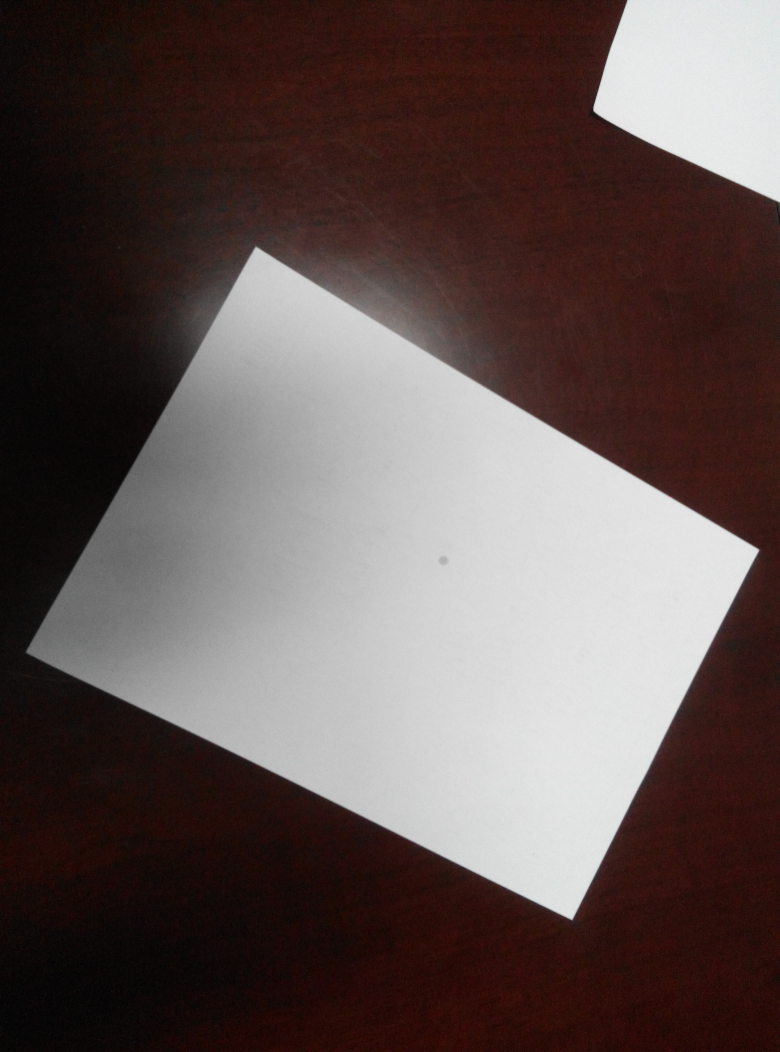
//> input picture Ex2/Dataset/4.jpg, 3120 x 4208 px (shown at 1/4 size)
$ ./final ../../Ex2/Dataset/4.jpg   (built with g++ and OpenCV 4)
//> lines starting //> are read from the running program, lines starting //| are printed output that depends on the picture; after the words box and inside, x2 and y2 are one past the last pixel; in counts of white or black regions, pixels touching at a corner belong together
//> further down, srcImg is the input picture: 4208 rows x 3120 cols, CV_8UC3; mean B, G, R 80.4, 82.5, 95.9
### Final Project/src/otherProcessing.h
#ifndef OPHEADER
#define OPHEADER

#include <iostream>
#include <cstdio>
#include <opencv2/imgproc/imgproc.hpp>
#include <opencv2/highgui/highgui.hpp>
#include <opencv2/opencv.hpp>
#include <cmath>

using namespace cv;
using namespace std;

Mat rotation(Mat srcImg, double angle);
void adjustStyle(vector<vector<Mat> >& srcImg);
vector<vector<Mat> > addBorder(vector<vector<Mat> > srcImg);

#endif

### Final Project/src/segmentation.h
#ifndef SHEADER
#define SHEADER

#include "otherProcessing.h"
#include <iostream>
#include <cstdio>
#include <opencv2/imgproc/imgproc.hpp>
#include <opencv2/highgui/highgui.hpp>
#include <opencv2/opencv.hpp>
#include <cmath>

using namespace cv;
using namespace std;

void stripSegmentation(Mat grayImg, Mat* retImg, int& size);
bool cmp(Rect a, Rect b);
void characterSegmentation(Mat* srcImg, int numberOfStrips, vector<vector<Mat> >& retImg);
void segmentation(Mat grayImg, vector<vector<Mat> >& retImg);

#endif

### Final Project/src/skewCorrection.h
#ifndef SCHEADER
#define SCHEADER

#include <iostream>
#include <cstdio>
#include <opencv2/imgproc/imgproc.hpp>
#include <opencv2/highgui/highgui.hpp>
#include <opencv2/opencv.hpp>
#include <cmath>

using namespace cv;
using namespace std;

struct myLine;
bool lineCmp(const Vec2f& a, const Vec2f& b);
bool pointCmp(const Point2f& a, const Point2f& b);
Mat skewCorrection(Mat srcImg);

#endif

### Final Project/src/otherProcessing.cpp
#include"otherProcessing.h"

// Rotate image
// [27 lines left out: function rotation, not called in this run]

void adjustStyle(vector<vector<Mat> >& srcImg) {
    for ( int i = 0; i < srcImg.size(); ++i ) {
        // cout << "Width and Height " << srcImg[i][0].cols << " " << srcImg[i][0].rows << endl;
        for ( int j = 0; j < srcImg[i].size(); ++j ) {
            // Resize to 28 * 28.
            resize(srcImg[i][j], srcImg[i][j], Size(28, 28));

            // Dilate
            int size = 1;
            Mat element = getStructuringElement(MORPH_RECT,
                                       Size(2 * size + 1, 2 * size + 1),
                                       Point(size, size));
            dilate(srcImg[i][j], srcImg[i][j], element);


            // [15 lines of commented-out code are left out]
        }
    }
}

vector<vector<Mat> > addBorder(vector<vector<Mat> > srcImg) {
    vector<vector<Mat> > retImg;
    for ( int i = 0; i < srcImg.size(); ++i ) {
        vector<Mat> partialRetImg;
        for ( int j = 0; j < srcImg[i].size(); ++j ) {
            int width = srcImg[i][j].cols;
            int height = srcImg[i][j].rows;
            Mat dstImg;

            // Binarized
            adaptiveThreshold(srcImg[i][j], dstImg, 255,
                ADAPTIVE_THRESH_GAUSSIAN_C, THRESH_BINARY_INV, 35, 27);

            if ( width < height ) {
                copyMakeBorder(dstImg, dstImg, 0, 0, (height - width) / 2, (height - width) / 2,
                    BORDER_CONSTANT, Scalar(0, 0, 0));
                partialRetImg.push_back(dstImg);
            } else {
                partialRetImg.push_back(srcImg[i][j]);
            }
        }

        retImg.push_back(partialRetImg);
    }

    return retImg;
}

### Final Project/src/segmentation.cpp
#include "segmentation.h"

void stripSegmentation(Mat grayImg, Mat* retImg, int& size) {
	Mat binarizedImg;

	adaptiveThreshold(grayImg, binarizedImg, 255, ADAPTIVE_THRESH_GAUSSIAN_C, THRESH_BINARY_INV, 35, 27);

	int frequency[500];
	memset(frequency, 0, sizeof(frequency));

	//cout << binarizedImg.rows << " " << binarizedImg.cols << endl;

	// Calculate the frequency of white pixels for each col.
	for (int j = 0; j < binarizedImg.rows; ++j) {
		for (int i = 0; i < binarizedImg.cols; ++i) {
			if (binarizedImg.at<uchar>(j, i) == 255) {
				++frequency[i];
			}
		}
	}

	// [9 lines of commented-out code are left out]
	const int valueThreshold = 2;
	const int timesThreshold = 5;

	int contLowTimes[500];
	memset(contLowTimes, 0, sizeof(contLowTimes));
	contLowTimes[0] = 1;
	for (int i = 1; i < binarizedImg.cols; ++i) {
		if (frequency[i] <= valueThreshold) {
			contLowTimes[i] = contLowTimes[i - 1] + 1;
		}
		else {
			contLowTimes[i] = 0;
		}
	}

	for (int i = 0; i < binarizedImg.cols - 1; ++i) {
		if (contLowTimes[i] <= timesThreshold && contLowTimes[i + 1] == 0) {
			for (int j = i; j >= 0; --j) {
				if (contLowTimes[j] == 0) {
					break;
				}
				contLowTimes[j] = 0;
			}
		}
	}

	// [7 lines of commented-out code are left out]

	vector<int> pos;
	for (int i = 1; i < binarizedImg.cols; ++i) {
		if (contLowTimes[i] == 0 && contLowTimes[i - 1] != 0) {
			pos.push_back(i);
		}
		else if (contLowTimes[i] != 0 && contLowTimes[i - 1] == 0) {
			pos.push_back(i - 1);
		}
	}

	cout << "=====Dividing Point=====" << endl;
	for (int i = 0; i < pos.size(); ++i) {
		cout << pos[i] << " ";
	}
	cout << endl << endl;

	const int extendedBoundary = 0;
	size = pos.size() / 2;
	Mat croppedImg[5];

	for (int i = 0; i < size; ++i) {
		grayImg(Rect(pos[i * 2] - extendedBoundary, 0,
			pos[i * 2 + 1] - pos[i * 2] + extendedBoundary, grayImg.rows)).copyTo(croppedImg[i]);

		// Rotate 90 degrees clockwise.
		retImg[i] = rotation(croppedImg[i], 270);
	}
}

bool cmp(Rect a, Rect b) {
	return a.x < b.x;
}

void characterSegmentation(Mat* srcImg, int numberOfStrips, vector<vector<Mat> >& retImg) {
	//cout << "=====Bounding Width=====" << endl;
	const int widthLower = 5;
	const int widthHigher = 100;

	for (int i = 0; i < numberOfStrips; ++i) {
		vector<Mat> partialVector;
		Mat stripImg = srcImg[i].clone();
		//Canny(stripImg, stripImg, 100, 200, 3);
		adaptiveThreshold(stripImg, stripImg, 255, ADAPTIVE_THRESH_GAUSSIAN_C, THRESH_BINARY_INV, 35, 27);

		int size = 1;
		Mat element = getStructuringElement(MORPH_RECT,
			Size(2 * size + 1, 2 * size + 1),
			Point(size, size));
		dilate(stripImg, stripImg, element);

		vector<vector<Point> > contours;
		// Ref: http://docs.opencv.org/2.4/modules/imgproc/doc/structural_analysis_and_shape_descriptors.html?highlight=findcontours#findcontours
		// This fuction will modify the source image.
		findContours(stripImg, contours, CV_RETR_EXTERNAL, CV_CHAIN_APPROX_SIMPLE, Point(0, 0));

		vector<Rect> boundingVector;
		for (int j = 0; j < contours.size(); ++j) {
			Rect bounding = boundingRect(contours[j]);
			// http://docs.opencv.org/2.4/modules/core/doc/drawing_functions.html
			// If the width of the region is too big or small, the region will never contain a digit.
			if (bounding.width > widthHigher || bounding.width < widthLower) {
				continue;
			}

			boundingVector.push_back(bounding);

			//drawContours(srcImg[i], contours, j, Scalar(0, 0, 0));
		}

		sort(boundingVector.begin(), boundingVector.end(), cmp);

		for (int j = 0; j < boundingVector.size(); ++j) {
			/* The region generated by boundingRect does not completely contain the didit.
			* The cropped region has the same height as srcImg so that there is nothing left.
			*/
			//Rect bounding = boundingVector[j];
			//rectangle(srcImg[i], Point(bounding.x, 0), Point(bounding.x + bounding.width, bounding.height), Scalar(0, 0, 0));

			Mat tmpImg;
			srcImg[i](Rect(boundingVector[j].x, 0, boundingVector[j].width, srcImg[i].rows)).copyTo(tmpImg);
			partialVector.push_back(tmpImg);
		}

		retImg.push_back(partialVector);
	}
}


void segmentation(Mat grayImg, vector<vector<Mat> >& retImg) {
	Mat stripImg[5];
	int numberOfStrips;
	stripSegmentation(grayImg, stripImg, numberOfStrips);
	characterSegmentation(stripImg, numberOfStrips, retImg);
}

### Final Project/src/skewCorrection.cpp
#include "skewCorrection.h"

// Store line info.
struct myLine {
    double m; // Slope of the line
    double c; // Intercept of the line
    bool vertical; // True if the line is parallel to y-axis
};


// Line comparison function based on theta.
bool lineCmp(const Vec2f& a, const Vec2f& b) {
    const double threshold = 0.1;
    if ( abs(a[1] - b[1]) < threshold  ) {
        return a[0] < b[0];
    }
    return a[1] < b[1];
}

// Point comparison function
bool pointCmp(const Point2f& a, const Point2f& b) {
    return a.x + a.y < b.x + b.y;
}


Mat skewCorrection(Mat srcImg) {
    Mat dstImg, srcGray, srcBlur, edge;

    // Ref: http://docs.opencv.org/2.4/modules/imgproc/doc/geometric_transformations.html#resize
    resize(srcImg, srcImg, Size(), 1, 1);

    // Ref: http://docs.opencv.org/2.4/doc/tutorials/imgproc/imgtrans/canny_detector/canny_detector.html
    // Transfrom to gray scale.
    cvtColor(srcImg, srcGray, CV_BGR2GRAY);

    // Blur the image to erase some noise.
    blur(srcGray, srcBlur, Size(3, 3));

    // Set thresholds for Canny
    const int lowThreshold = 125;
    const int highThreshold = 500;
    const int kernel_size = 3;
    Canny(srcBlur, edge, lowThreshold, highThreshold, kernel_size);
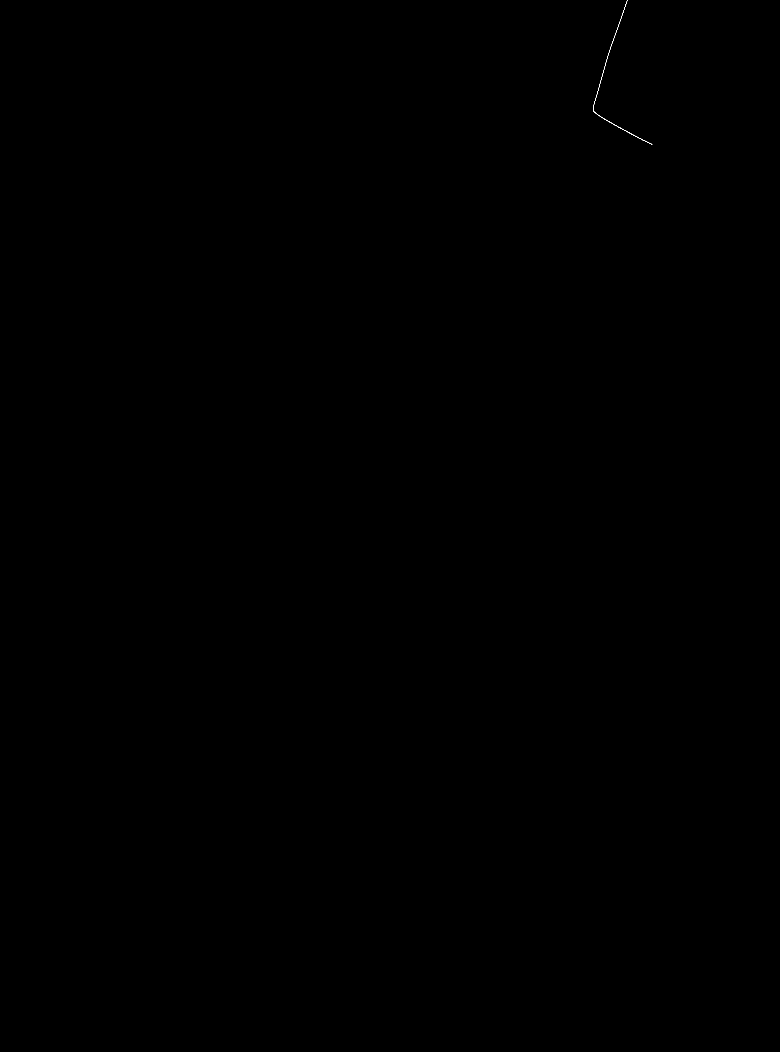
//> edge: 4208 rows x 3120 cols, CV_8UC1 (shown at 1/4 size); 0.01% white in thin lines or dots, all inside (x1, y1, x2, y2) = (2372, 0, 2609, 579)

    // Ref: http://docs.opencv.org/2.4/doc/tutorials/imgproc/imgtrans/hough_lines/hough_lines.html
    // Set parameters for hough transform
    const float rho = 1;
    const float theta = CV_PI / 100;
    const int threshold = 81;
    vector<Vec2f> lines;
    vector<myLine> mls;

    HoughLines(edge, lines, rho, theta, threshold, 0, 0);
//> lines = 4 lines (rho, theta): [2362, 0.35], [-747, 2.07], [2398, 0.28], [-669, 2.04]


    /*** Pre-process lines and output line equations ***/

    // Sort lines based primarily on theta
    sort(lines.begin(), lines.end(), lineCmp);
//> lines = 4 items: [2362, 0.35], [2398, 0.28], [-747, 2.07], [-669, 2.04]

    // Move lines with theta near 3.1, which is vertical lines to the front.
    int last = lines.size() - 1;
//> last = 3
    const double minTheta = 0.1;
    const double maxTheta = 3.1;
    const double rhoThreshold = 50;
    /*
     * If the first line has theta near zero while the last line has theta near PI,
     * they are almost parallel, so move the last line to the front.
     */
    while ( lines[0][1] <= minTheta && lines[last][1] >= maxTheta ) {
        vector<Vec2f>::iterator it = lines.begin() + 1;
        for ( size_t i = 1; i < last; ++i ) {
            if ( lines[i][1] <= minTheta && abs(lines[0][0] - lines[i][0]) < rhoThreshold ) {
                ++it;
            }
        }
        lines.insert(it, lines[last]);
        it = lines.end() - 1;
        lines.erase(it);
    }
//> this loop made 0 passes

    // [9 lines of commented-out code are left out]

    for ( size_t i = 0; i < lines.size(); i++ ) {
        float rho = lines[i][0], theta = lines[i][1];

        // Eliminate lines that are close to each other.
        const float deltaRho = 150;
        const float deltaTheta = 0.25;
                      //  When rhos are very close and
        if ( i > 0 && abs(abs(rho) - abs(lines[i - 1][0])) < deltaRho &&
            ( abs(CV_PI - (theta + lines[i - 1][1])) < deltaTheta || abs(theta - lines[i - 1][1]) < deltaTheta ) ) {
            // When one theta is near PI and the other is near 0 or thetas are very close.
            vector<Vec2f>::iterator it = lines.begin() + i;
            lines.erase(it);
            --i;
            continue;
        }

        // Eliminate wrong lines.
        if ( i > 0 && i < lines.size() - 1 &&
             // When the line is not parallel to the two sides
             abs(theta - lines[i - 1][1]) > deltaTheta && abs(theta - lines[i + 1][1]) > deltaTheta &&
             abs(CV_PI - (theta + lines[i - 1][1])) > deltaTheta ) {
             // When one theta is near PI and the other is near 0
            vector<Vec2f>::iterator it = lines.begin() + i;
            lines.erase(it);
            --i;
            continue;
        }

        // cout << "rho: " << rho << "  theta: " << theta << endl;

        // Draw a line by two points.
        Point pt1, pt2;
        double a = cos(theta), b = sin(theta);
        double x0 = a * rho, y0 = b * rho;
        pt1.x = cvRound(x0 + 1000 * (-b));
        pt1.y = cvRound(y0 + 1000 * (a));
        pt2.x = cvRound(x0 - 1000 * (-b));
        pt2.y = cvRound(y0 - 1000 * (a));
        // Draw red edges.
        //line(srcImg, pt1, pt2, Scalar(0, 0, 255), 3, CV_AA);

        struct myLine ml;
        // Deal with lines parallel to y-axis.
        if ( b == 0 ) {
            ml.vertical = 1;
            ml.c = rho;
            // printf("Line equation: x = %lf\n", rho);
        } else {
            ml.vertical = 0;
            // m for slope and c for y-intercept.
            double m = -a / b, c = rho / b;
            ml.m = m;
            ml.c = c;
            // printf("Line equation: y = (%lfx) + (%lf)\n", m ,c);
        }

        mls.push_back(ml);
    }
//> this loop made 4 passes
//> (rho, theta, a, b, x0, y0, m, c) on passes 1, 3: (2362, 0.346, 0.941, 0.339, 2222.4, 800.1, -2.78, 6972.9), (-747, 2.07, -0.482, 0.876, 359.9, -654.6, 0.55, -852.4)

    // cout << "------------------" << endl << endl;


    /*** Output point coordinates ***/

    // cout << "------------------" << endl << "All points:" << endl;
    vector<Point2f> pts;
    // Calculate line-line intersection.
    // Ref: https://en.wikipedia.org/wiki/Line–line_intersection
    for ( int i = 0; i < 2; ++i ) {
        for ( int j = 2; j < 4; ++j ) {
            double a = mls[i].m, b = mls[j].m;
            double c = mls[i].c, d = mls[j].c;
            double x, y;
            // If slope = inf
            if ( mls[i].vertical == 1 ) {
                x = c;
                y = b * c + d;
            } else {
                x = (d - c) / (a - b);
                y = (a * d - b * c) / (a - b);
            }
            // printf("Point: (%lf, %lf)\n", x, y);
            Point2f pt1;
            pt1.x = x;
            pt1.y = y;
            pts.push_back(pt1);
            // Draw blue corner points
            //line(srcImg, pt1, pt1, Scalar(255, 0, 0), 12, CV_AA);
        }
    }
//> this loop made 2 passes
//> after the loop, pts = 4 Points (x, y): [2510.4, 0], [2510.4, 0], [1550.6, 0], [1550.6, 0]

    // cout << "------------------" << endl << endl;

    // imshow("Display Image", srcImg);

    /*** Deskew ***/

    double rotationAngle = lines[0][1] / CV_PI * 180;
//> rotationAngle = 19.8
    const double rotationThreshold = 0.1;
    // Rotate 90 degree clockwise for horizontal papers, e.g. 2.jpg and 4.jpg.
    if ( lines[0][1] > rotationThreshold ) {
        rotationAngle -= 90;
//> rotationAngle = -70.2
    }

    // Calculate the center of the paper, which is later used for rotation.
    Point center;
    center.x = (pts[0].x + pts[1].x + pts[2].x + pts[3].x) / 4;
//> center = Point(2030, 0)
    center.y = (pts[0].y + pts[1].y + pts[2].y + pts[3].y) / 4;
    //line(srcImg, center, center, Scalar(0, 255, 0), 12, CV_AA);

    Mat rotatedImg;
    Mat rotationMatrix;

    // cout << endl << "Rotation angle: " << rotationAngle << endl;

    // Deal with 2.jpg in final project.
    if ( rotationAngle < -10 ) {
        rotationAngle += 180;
//> rotationAngle = 109.8
    }

    // Ref: http://docs.opencv.org/2.4/doc/tutorials/imgproc/imgtrans/warp_affine/warp_affine.html
    rotationMatrix = getRotationMatrix2D(center, rotationAngle, 1);
//> rotationMatrix = [[-0.339, 0.941, 2717.6], [-0.941, -0.339, 1910]]
    warpAffine(srcImg, rotatedImg, rotationMatrix, rotatedImg.size());
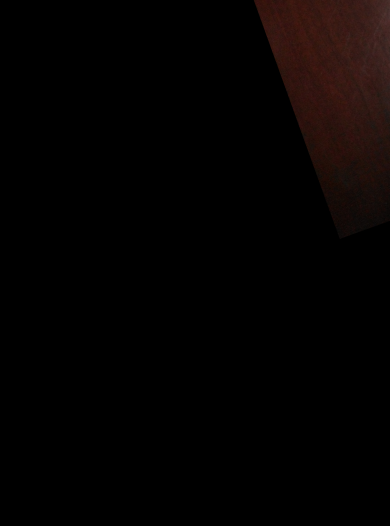
//> rotatedImg: 4208 rows x 3120 cols, CV_8UC3 (shown at 1/8 size); mean B, G, R 1.7, 2.2, 4.8
    // Map the points to the rotated image
    transform(pts, pts, rotationMatrix);
//> pts = 4 Points (x, y): [1867.3, -452], [1867.3, -452], [2192.4, 451.1], [2192.4, 451.1]

    if ( srcImg.rows < srcImg.cols ) {
        /*
         * Rotate 90 degree clockwise for horizontal papers and diminish their sizes.
         * Otherwise, the papers will exceed the bound of the images.
         */
        const float scale = 0.75;
        rotationMatrix = getRotationMatrix2D(center, 90, scale);
        warpAffine(rotatedImg, rotatedImg, rotationMatrix, rotatedImg.size() );
        transform(pts, pts, rotationMatrix);
    }

    /*** transform to rectangle ***/

    // Sort the points to determine the position of each point.
    sort(pts.begin(), pts.end(), pointCmp);

    /*
    cout << "Four new points: " << endl;
    for ( int i = 0; i < pts.size(); ++i ) {
        cout << pts[i].x << ", " << pts[i].y << endl;
    }
    */

    // Set standard points

    const int lx = 130;
    const int ly = 160;
    const int rx = 510;
    const int ry = 720;

    // [6 lines of commented-out code are left out]

    const int width = rx - lx;
    const int height = ry - ly;
    Point2f topLeft;
    topLeft.x = lx;
    topLeft.y = ly;
    Point2f topRight;
    topRight.x = rx;
    topRight.y = ly;
    Point2f bottomLeft;
    bottomLeft.x = lx;
    bottomLeft.y = ry;
    Point2f bottomRight;
    bottomRight.x = rx;
    bottomRight.y = ry;
    vector<Point2f> standardPoints;
    standardPoints.push_back(topLeft);
    standardPoints.push_back(topRight);
    standardPoints.push_back(bottomLeft);
    standardPoints.push_back(bottomRight);

    // Ref: http://docs.opencv.org/2.4/modules/imgproc/doc/geometric_transformations.html
    // Assertion failed: https://groups.google.com/forum/?fromgroups=#!topic/android-opencv/CPDMJsmYVBI
    Mat perspectiveMatrix;
    perspectiveMatrix = getPerspectiveTransform(pts, standardPoints);
//> perspectiveMatrix = [[-0.000321, 0.000116, 0.652], [-0.000374, 0.000134, 0.758], [-5.13e-07, 1.85e-07, 0.00104]]

    Mat perspectiveImg(800, 800, rotatedImg.type());
    warpPerspective(rotatedImg, perspectiveImg, perspectiveMatrix, perspectiveImg.size());
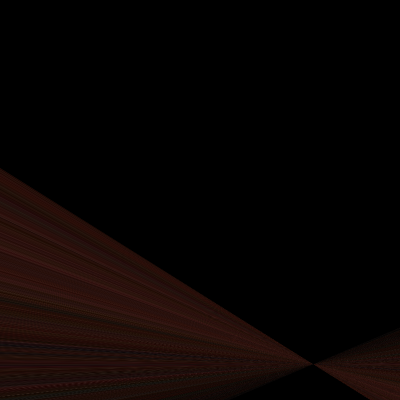
//> perspectiveImg: 800 rows x 800 cols, CV_8UC3 (shown at 1/2 size); mean B, G, R 2.9, 4.2, 9.7

    // Ref: http://stackoverflow.com/questions/8267191/how-to-crop-a-cvmat-in-opencv
    // Region of interest, which is used to crop the image.
    Rect myROI(lx, ly, width, height);

    Mat croppedImg = perspectiveImg(myROI);
    Mat boundaryRemovedImg(croppedImg, Rect(8, 8, croppedImg.cols - 16, croppedImg.rows - 16));

    // imshow("Display Image", croppedImg);
    // waitKey(0);

    return boundaryRemovedImg;
}

### Final Project/src/final.cpp
#include <iostream>
#include <cstdio>
#include <cmath>
#include <fstream>
#include <iomanip>
#include "skewCorrection.h"
#include "segmentation.h"

using namespace cv;
using namespace std;

// Ref: http://docs.opencv.org/2.4/doc/tutorials/introduction/linux_gcc_cmake/linux_gcc_cmake.html#linux-gcc-usage
int main(int argc, char* argv[]) {
	if (argc != 2) {
		cout << "Please specify the path of the photo you want to test!" << endl;
		return -1;
	}

	Mat srcImg, deskewedImg, grayImg;
	srcImg = imread(argv[1]);
	if (!srcImg.data) {
		cout << "No image data" << endl;
		return -1;
	}

	// Ex3 skewCorrection.
	deskewedImg = skewCorrection(srcImg);

	// Convert to CV_8UC1
	cvtColor(deskewedImg, grayImg, CV_BGR2GRAY);
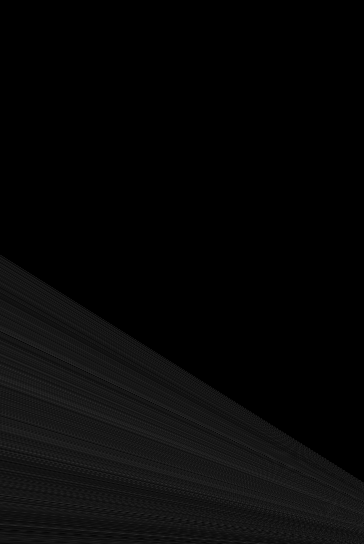
//> grayImg: 544 rows x 364 cols, CV_8UC1; min 0, max 44, mean 7.2

	// Segmentation
	vector<vector<Mat> > segmentedImg;
	segmentation(grayImg, segmentedImg);
//> after the loop in stripSegmentation, `for (int j = 0; j < binarizedImg.rows; ++j)`: frequency = 500 values from 0 to 0
//> after the loop in stripSegmentation, `for (int i = 1; i < binarizedImg.cols; ++i)`: contLowTimes = 500 values, max 364 at index 363, min 0 at index 364, mean 132.9
//> in stripSegmentation, `size = pos.size() / 2;`: size = 0
//> segmentedImg = 0 items

	// Other processings
	vector<vector<Mat> > retImg;
	retImg = addBorder(segmentedImg);
//> retImg = 0 items

	adjustStyle(retImg);


	for (int i = 0; i < retImg.size(); ++i) {
		for (int j = 0; j < retImg[i].size(); ++j) {

			char imgName[40];
			char imageNumber = argv[1][strlen(argv[1]) - 5];
			// http://stackoverflow.com/questions/347132/append-an-int-to-char
			sprintf(imgName, "./result/croppedImg/Image%c %d %d.jpg", imageNumber, i, j);

			//cout << imgName << endl;
			imshow(imgName, retImg[i][j]);

			const bool outputImg = 0;
			if (outputImg) {
				fstream fs("./result/pixels.csv", ios::app);
				// Save image
				imwrite(imgName, retImg[i][j]);
				fs << setfill('0') << setw(2) << imageNumber
					<< setfill('0') << setw(2) << i
					<< setfill('0') << setw(2) << j << " ";

				// Write raw data.
				for (int k = 0; k < retImg[i][j].rows; ++k) {
					for (int l = 0; l < retImg[i][j].cols; ++l) {
						fs << (int)retImg[i][j].at<uchar>(k, l) << " ";
					}
				}
				fs << endl;
			}
		}
	}

	waitKey(0);

	return 0;
}
